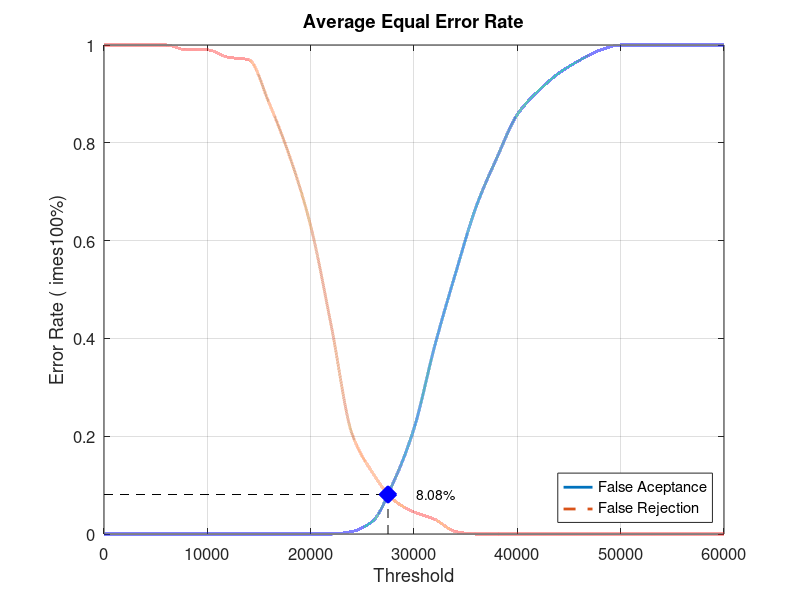
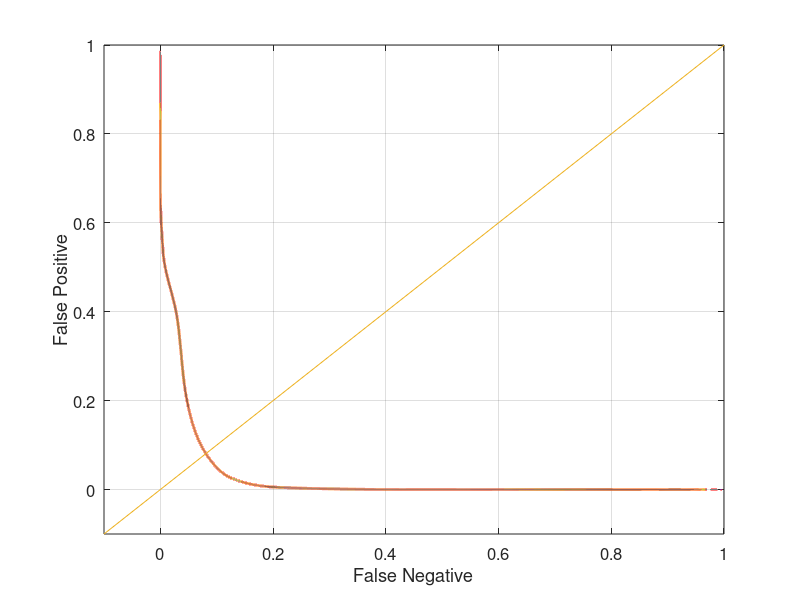

The MATLAB source for these figures, in order:
close all;
clear;
clc;
x = 0:2000:60000;
xq = 0:0.5:60000;

y0 = [0 0 0 0 0 0 0 0 0 0 0 0 0.00526316 0.0263158 0.105263 0.215789 0.384211 0.531579 0.668421 0.768421 0.857895 0.905263 0.942105 0.968421 0.989474 1 1 1 1 1 1]
yy0 = interp1(x, y0, xq, 'pchip');
y1 = [1 1 1 1 0.99 0.99 0.975 0.97 0.88 0.77 0.63 0.425 0.205 0.125 0.07 0.045 0.03 0.005 0 0 0 0 0 0 0 0 0 0 0 0 0]
yy1 = interp1(x, y1, xq, 'pchip');

% Calculating EER: 
y2 = abs(y0 - y1);
find(y2 == min(y2))
yy2 = abs(yy0 - yy1);
xEER = find(yy2 == min(yy2));
xEERIndex = xq(xEER) % X-axis EER
yEER = yy0(xEER) % Y-axis EER

main = figure
plot(xq, yy0,'-','LineWidth', 2);	hold on
plot(xq, yy1,'--','LineWidth', 2);	hold on
plot([xEERIndex xEERIndex], [0 yEER], 'k--');	hold on
plot([0 xEERIndex], [yEER yEER], 'k--');	hold on
plot(xEERIndex, yEER, 'bx', 'LineWidth', 10);	hold on
text(xEERIndex + 10 * xEERIndex / 100, yEER, [num2str(round((10000 * yEER)) / 100) '%'])
legend('False Aceptance', 'False Rejection', 'Location', 'SouthEast')
xlabel('Threshold')
ylabel('Error Rate (	imes100%)')
title('Average Equal Error Rate')
set(gca, 'FontSize', 12)
axis([0 60000 0 1])
grid on

print(main, 'Database1_2Main', '-dpng');
FNRxFPR = figure('Color', [1 1 1]);
plot(yy1, yy0, '-', yy1, yy0, 'LineWidth', 2);
hold on
y = -0.1:0.1:1
plot(y, y); 
set(gca, 'FontSize', 12)
xlabel('False Negative')
ylabel('False Positive')
axis([-0.1 1 -0.1 1])
set(gca, 'FontSize', 12)
grid on

print(FNRxFPR, 'Database1_2FNRxFPR','-dpng');
